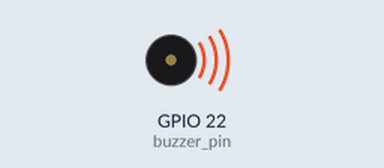
A program run on a simulated Raspberry Pi (BCM pin numbers). Parts: buzzer (waves = sounding, pin HIGH). What the program prints to the terminal is not drawn.

Above: at 0.15 s.
Timing chart, 0 to 3.0 s (numbered marks = the images above):
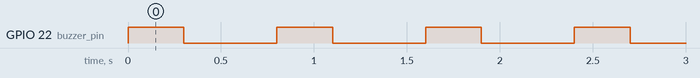

The program:

testbuzzer.py
```python
import RPi.GPIO as GPIO # Importeer de GPIO bibliotheek.
import time ## Importeer de bibliotheek voor tijdfuncties

buzzer_pin = 22  # Geef het nummer van de pin op waar de speaker is aangesloten.
GPIO.setmode(GPIO.BCM) # GebruikBroadcom GPIO benaming van de pinnen.
GPIO.setup(buzzer_pin, GPIO.OUT) # Zet de speaker pin als uitgang.

print "Druk op CTRL+C om het programma te beeindigen."

try:
  while True:
    GPIO.output(buzzer_pin, True) # Zet speakerpin hoog.
    time.sleep(.3) # Wacht even.
    GPIO.output(buzzer_pin, False) # Zet speakerpin laag.
    time.sleep(.5) # Wacht even.

except KeyboardInterrupt:
  GPIO.output(buzzer_pin, False) # Zet speakerpin laag.
  # GPIO netjes afsluiten
  GPIO.cleanup()
```

Measured:
- by itself, GPIO 22 (buzzer_pin): alternates HIGH for 0.30 s and LOW for 0.50 s
